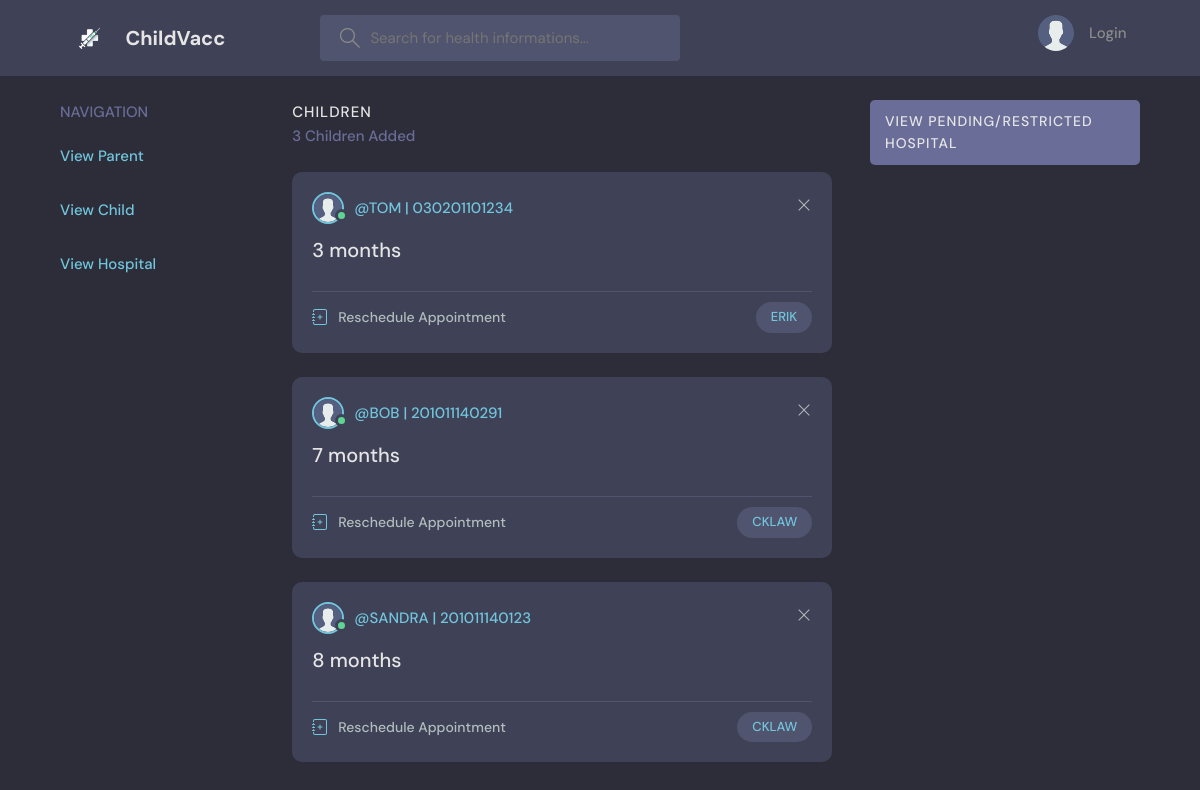
The app's page /child-record with its own data.
### base/models.py (models this page shows, shortened)
class Child(models.Model):
    name = models.CharField(max_length=150)
    age = models.IntegerField(default=0)
    ic = models.CharField(max_length=12, unique=True)
    parent = models.ForeignKey(Parent, on_delete=models.CASCADE)
    avatar = models.ImageField(null=True, default="avatar.svg")
    class Meta:
        ordering = ['age', 'name']

class User(AbstractUser):
    email = models.EmailField(unique=True)
    username = models.CharField(max_length=150, unique=True)
    avatar = models.ImageField(null=True, default="avatar.svg")
    contact = models.CharField(max_length=12, null=True)
    address1 = models.CharField(max_length=30)
    address2 = models.CharField(max_length=30)
    postcode = models.CharField(max_length=5)
    city = models.CharField(max_length=30)
    state = models.CharField(max_length=20)
    class Types(models.TextChoices):
        PARENT = "PARENT", "Parent"
        HOSPITAL = "HOSPITAL", "Hospital"
        ADMIN = "ADMIN", "Admin"
        VACCINESUPPLIER = "VACCINESUPPLIER", "VaccineSupplier"
    type = models.CharField(max_length=50, choices=Types.choices, default=Types.ADMIN)
    class Status(models.TextChoices):
        APPROVED = "APPROVED", "Approved"
        PENDING = "PENDING", "Pending"
        RESTRICTED = "RESTRICTED", "Restricted"
    status = models.CharField(max_length=50, choices=Status.choices, default=Status.PENDING)
    class Meta:
        ordering = ['username']
    USERNAME_FIELD = 'email'
    REQUIRED_FIELDS = ['username', 'type']

### base/views.py (the view)
# urls.py: path('child-record', views.childRecordPage, name="child-record"),
def childRecordPage(request):
    childs = Child.objects.all()
    hospitals = Hospital.objects.exclude(status='APPROVED')
    context = {'childs': childs, 'hospitals': hospitals}
    return render(request, 'base/view_child_record.html', context)

### base/models.py (called while the page is built)
    def get_queryset(self) -> QuerySet:
        return super().get_queryset().filter(type=User.Types.HOSPITAL)

### base/templates/base/view_child_record.html (shortened to what this page needs)
{% extends 'main.html' %}
{% block content %}
  <main class="layout layout--3">
    <div class="container">
      {% include 'base/nav_admin.html' %}
      <div class="roomList">
        <div class="roomList__header">
          <div>
            <h2>Children</h2>
            <p>{{childs.count}} Children Added</p>
          </div>
        </div>
        {% for child in childs %}
        <div class="roomListRoom">
            <div class="roomListRoom__header">
            <a href="{% url 'profile-child' child.id %}" class="roomListRoom__author">
                <div class="avatar avatar--small active">
                <img src="{{child.avatar.url}}" />
                </div>
                <span>@{{child.name}} | {{child.ic}}</span>
            </a>
            <div class="roomListRoom__actions">
                <a href="{% url 'delete-child' child.id %}">
                <svg version="1.1" xmlns="http://www.w3.org/2000/svg" width="32" height="32" viewBox="0 0 32 32">
                    <title>remove</title>
                    <path
                    d="M27.314 6.019l-1.333-1.333-9.98 9.981-9.981-9.981-1.333 1.333 9.981 9.981-9.981 9.98 1.333 1.333 9.981-9.98 9.98 9.98 1.333-1.333-9.98-9.98 9.98-9.981z"
                    ></path>
                </svg>
                </a>
            </div>
            </div>
            <div class="roomListRoom__content">
            <a>{{child.age}} months</a>
            </div>
            <div class="roomListRoom__meta">
            <a href="{% url 'reschedule-appointment' child.id %}"  class="roomListRoom__joined">
                Reschedule Appointment
            </a>
            <a href="{% url 'profile-parent' child.parent.id %}"><p class="roomListRoom__topic">{{child.parent.username}}</p></a>
            </div>
        </div>
        {% endfor %}
      </div>
      {% include 'base/view_unapproved_hospital.html' %}
    </div>
  </main>
{% endblock content %}

### static/styles/style.css (style rules this page uses)
:root { --color-main: #71c6dd; --color-main-light: #e1f6fb; --color-dark: #3f4156; --color-dark-medium: #51546e; --color-dark-light: #696d97; --color-light: #e5e5e5; --color-gray: #8b8b8b; --color-light-gray: #b2bdbd; --color-bg: #2d2d39; --color-success: #5dd693; --color-error: #fc4b0b; }
* { font-family: "DM Sans", -apple-system, BlinkMacSystemFont, "Segoe UI", Roboto, Oxygen, Ubuntu, Cantarell, "Open Sans", "Helvetica Neue", sans-serif; margin: 0; padding: 0; box-sizing: border-box; text-rendering: optimizeLegibility; font-size: inherit; }
html { font-size: 56.25%; }
@media only screen and (min-width: 1200px) { html { font-size: 62.5%; } }
body { line-height: 1.6; font-weight: 400; font-size: 1.5rem; color: var(--color-light-gray); background-color: var(--color-bg); min-height: 100vh; }
img { width: 100%; }
a { display: inline-block; color: var(--color-main); text-decoration: none; }
.container { max-width: 120rem; width: 90%; margin: auto; }
.avatar { position: relative; display: inline-block; border-radius: 50%; border: 2px solid var(--color-main); }
.avatar img { display: block; border-radius: 50%; object-fit: cover; object-position: center; }
.avatar::after { content: ""; display: block; position: absolute; background-color: var(--color-gray); z-index: 111; border-radius: 50%; border: 0.3rem solid var(--color-dark); }
.avatar.active::after { background-color: var(--color-success); }
.avatar.avatar--small img { width: 2.8rem; height: 2.8rem; }
.avatar.avatar--small:after { width: 0.7rem; height: 0.7rem; bottom: 0px; right: -6px; }
.layout { margin-top: 2.4rem; }
.layout > .container { display: flex; justify-content: space-between; align-items: flex-start; }
.layout--3 > .container > div:nth-child(2) { flex-basis: 50%; }
.roomList__header { display: flex; justify-content: space-between; align-items: center; margin-bottom: 2.4rem; }
.roomList__header h2 { text-transform: uppercase; font-weight: 500; color: var(--color-light); letter-spacing: 1px; }
.roomList__header p { font-weight: 500; color: var(--color-dark-light); }
.roomListRoom { margin-bottom: 2.4rem; background-color: var(--color-dark); border-radius: 1rem; padding: 2rem; }
.roomListRoom__header { display: flex; justify-content: space-between; align-items: center; }
.roomListRoom__author { font-weight: 500; display: flex; align-items: center; gap: 1rem; }
.roomListRoom__actions { display: flex; align-items: flex-start; gap: 1rem; position: relative; }
.roomListRoom__actions svg { fill: var(--color-main); width: 1.6rem; height: 1.6rem; }
.roomListRoom__content { margin: 1rem 0; }
.roomListRoom__content a { font-size: 2rem; font-weight: 500; margin-bottom: 1.5rem; color: var(--color-light); transition: all 0.3s ease-in-out; }
.roomListRoom__meta { border-top: 1px solid var(--color-dark-medium); padding-top: 1rem; display: flex; align-items: center; justify-content: space-between; }
.roomListRoom__joined { color: var(--color-light-gray); display: flex; align-items: center; gap: 1rem; font-size: 1.4rem; font-weight: 500; }
.roomListRoom__joined svg { fill: var(--color-main); width: 1.6rem; height: 1.6rem; }
.roomListRoom__topic { padding: 5px 1.5rem; background-color: var(--color-dark-medium); border-radius: 5rem; font-weight: 500; font-size: 1.3rem; }
.roomListRoom__actions svg { fill: var(--color-light-gray); }

### records on screen
Child: avatar (placeholder picture), name "TOM", ic "030201101234", age "3", parent.username "ERIK"
Child: avatar (placeholder picture), name "BOB", ic "201011140291", age "7", parent.username "CKLAW"
Child: avatar (placeholder picture), name "SANDRA", ic "201011140123", age "8", parent.username "CKLAW"

### other values on screen
{{ childs.count }} "3"
